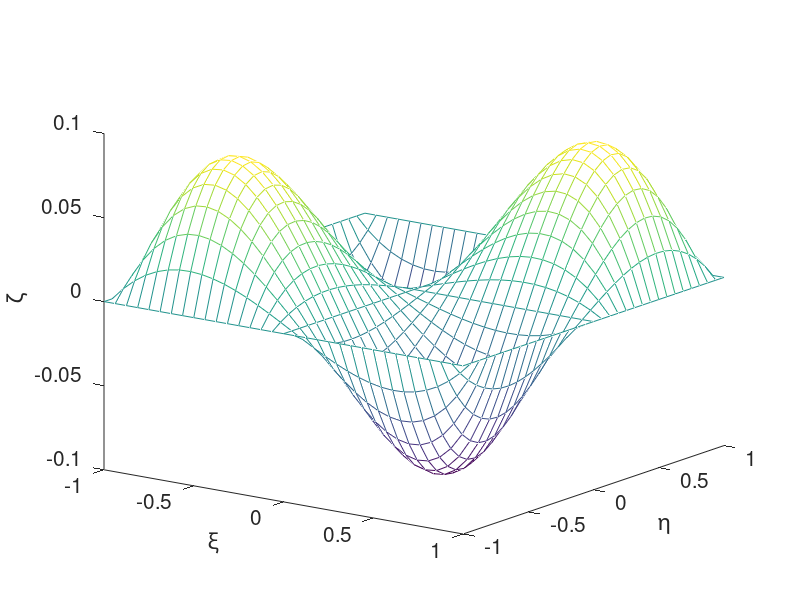

Here is the MATLAB script that generated this plot:

clear all
close all

%=======
% modal interpolation functions
% on a quadrilateral
%=======

%---
% prepare
%---

figure(1)
hold on
xlabel('\xi','fontsize',15);
ylabel('\eta','fontsize',15);
zlabel('\zeta','fontsize',15);
set(gca,'fontsize',15)
view([36,18])

modex=2;
modey=2;

N=32;
M=32;

Dx=2.0/N;
Dy=2.0/M;

%-----
% lobatto nodes
%-----

xi(1)=-1; xi(2)=0; xi(3)=1;
et(1)=-1; et(2)=0; et(3)=1;

%-----
% mesh
%-----

for i=1:N+1 
   x(i)=-1.0+Dx*(i-1.0);
%   fprintf (1,'%6.2f',X(i))
end
                                                                                
for j=1:M+1
   y(j)=-1.0+Dy*(j-1.0);
%   fprintf (1,'%6.2f',Y(j))
end

%-----
% graph
%-----

for i=1:N+1
for j=1:M+1
 if(modex==1 & modey==1)
  z(i,j) = (1-x(i))*(1+x(i))*(1-y(j))*(1+y(j))/16;
 elseif(modex==1 & modey==2)
  z(i,j) = (1-x(i))*(1+x(i))*(1-y(j))*(1+y(j))*3*y(j)/16;
 elseif(modex==2 & modey==1)
  z(i,j) = (1-x(i))*(1+x(i))*(1-y(j))*(1+y(j))*3*x(i)/16;
 elseif(modex==2 & modey==2)
  z(i,j) = (1-x(i))*(1+x(i))*(1-y(j))*(1+y(j))*9*x(i)*y(j)/16;
 end
end
end

mesh(x,y,z')   % plotting, labelling, and formatting

%---
% done
%---
